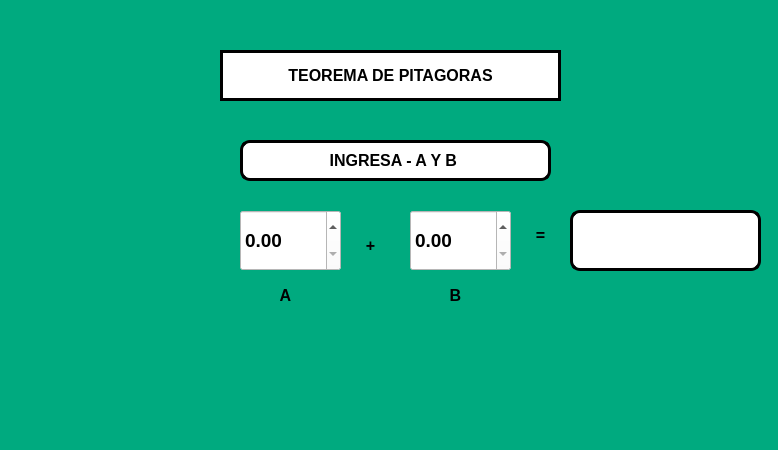
<?xml version="1.0" encoding="UTF-8"?>
<ui version="4.0">
 <class>MainWindow</class>
 <widget class="QMainWindow" name="MainWindow">
  <property name="geometry">
   <rect>
    <x>0</x>
    <y>0</y>
    <width>778</width>
    <height>450</height>
   </rect>
  </property>
  <property name="windowTitle">
   <string>MainWindow</string>
  </property>
  <property name="styleSheet">
   <string notr="true">background-color: rgb(0, 170, 127);</string>
  </property>
  <widget class="QWidget" name="centralwidget">
   <widget class="QLabel" name="label">
    <property name="geometry">
     <rect>
      <x>220</x>
      <y>50</y>
      <width>341</width>
      <height>51</height>
     </rect>
    </property>
    <property name="font">
     <font>
      <pointsize>12</pointsize>
      <weight>75</weight>
      <bold>true</bold>
     </font>
    </property>
    <property name="styleSheet">
     <string notr="true">background-color: rgb(255, 255, 255);
border: 3px solid black</string>
    </property>
    <property name="text">
     <string>TEOREMA DE PITAGORAS</string>
    </property>
    <property name="alignment">
     <set>Qt::AlignCenter</set>
    </property>
   </widget>
   <widget class="QLabel" name="label_2">
    <property name="geometry">
     <rect>
      <x>240</x>
      <y>140</y>
      <width>311</width>
      <height>41</height>
     </rect>
    </property>
    <property name="font">
     <font>
      <pointsize>12</pointsize>
      <weight>75</weight>
      <bold>true</bold>
     </font>
    </property>
    <property name="styleSheet">
     <string notr="true">background-color: rgb(255, 255, 255);
border-radius: 10px;
border: 3px solid black
</string>
    </property>
    <property name="text">
     <string>INGRESA - A Y B </string>
    </property>
    <property name="alignment">
     <set>Qt::AlignCenter</set>
    </property>
   </widget>
   <widget class="QLabel" name="label_3">
    <property name="geometry">
     <rect>
      <x>570</x>
      <y>210</y>
      <width>191</width>
      <height>61</height>
     </rect>
    </property>
    <property name="font">
     <font>
      <pointsize>10</pointsize>
      <weight>75</weight>
      <bold>true</bold>
     </font>
    </property>
    <property name="styleSheet">
     <string notr="true">background-color: rgb(255, 255, 255);
border-radius: 10px;
border: 3px solid black
</string>
    </property>
    <property name="text">
     <string/>
    </property>
    <property name="alignment">
     <set>Qt::AlignCenter</set>
    </property>
   </widget>
   <widget class="QDoubleSpinBox" name="spin_A">
    <property name="geometry">
     <rect>
      <x>240</x>
      <y>210</y>
      <width>101</width>
      <height>61</height>
     </rect>
    </property>
    <property name="font">
     <font>
      <pointsize>14</pointsize>
      <weight>75</weight>
      <bold>true</bold>
     </font>
    </property>
    <property name="styleSheet">
     <string notr="true">background-color: rgb(255, 255, 255);</string>
    </property>
   </widget>
   <widget class="QLabel" name="label_4">
    <property name="geometry">
     <rect>
      <x>250</x>
      <y>280</y>
      <width>71</width>
      <height>31</height>
     </rect>
    </property>
    <property name="font">
     <font>
      <pointsize>12</pointsize>
      <weight>75</weight>
      <bold>true</bold>
     </font>
    </property>
    <property name="text">
     <string>A</string>
    </property>
    <property name="alignment">
     <set>Qt::AlignCenter</set>
    </property>
   </widget>
   <widget class="QLabel" name="label_5">
    <property name="geometry">
     <rect>
      <x>350</x>
      <y>230</y>
      <width>41</width>
      <height>31</height>
     </rect>
    </property>
    <property name="font">
     <font>
      <pointsize>12</pointsize>
      <weight>75</weight>
      <bold>true</bold>
     </font>
    </property>
    <property name="text">
     <string>+</string>
    </property>
    <property name="alignment">
     <set>Qt::AlignCenter</set>
    </property>
   </widget>
   <widget class="QDoubleSpinBox" name="spin_B">
    <property name="geometry">
     <rect>
      <x>410</x>
      <y>210</y>
      <width>101</width>
      <height>61</height>
     </rect>
    </property>
    <property name="font">
     <font>
      <pointsize>14</pointsize>
      <weight>75</weight>
      <bold>true</bold>
     </font>
    </property>
    <property name="styleSheet">
     <string notr="true">background-color: rgb(255, 255, 255);</string>
    </property>
   </widget>
   <widget class="QLabel" name="label_6">
    <property name="geometry">
     <rect>
      <x>420</x>
      <y>280</y>
      <width>71</width>
      <height>31</height>
     </rect>
    </property>
    <property name="font">
     <font>
      <pointsize>12</pointsize>
      <weight>75</weight>
      <bold>true</bold>
     </font>
    </property>
    <property name="text">
     <string>B</string>
    </property>
    <property name="alignment">
     <set>Qt::AlignCenter</set>
    </property>
   </widget>
   <widget class="QLabel" name="label_7">
    <property name="geometry">
     <rect>
      <x>520</x>
      <y>220</y>
      <width>41</width>
      <height>31</height>
     </rect>
    </property>
    <property name="font">
     <font>
      <pointsize>12</pointsize>
      <weight>75</weight>
      <bold>true</bold>
     </font>
    </property>
    <property name="text">
     <string>=</string>
    </property>
    <property name="alignment">
     <set>Qt::AlignCenter</set>
    </property>
   </widget>
   <widget class="QLabel" name="label_8">
    <property name="geometry">
     <rect>
      <x>20</x>
      <y>10</y>
      <width>151</width>
      <height>111</height>
     </rect>
    </property>
    <property name="styleSheet">
     <string notr="true"/>
    </property>
    <property name="text">
     <string/>
    </property>
    <property name="pixmap">
     <pixmap resource="../../Archivos/Recursos.qrc">:/Fotos/logofacultad.jpg</pixmap>
    </property>
    <property name="scaledContents">
     <bool>true</bool>
    </property>
   </widget>
   <widget class="QLabel" name="label_9">
    <property name="geometry">
     <rect>
      <x>600</x>
      <y>10</y>
      <width>161</width>
      <height>111</height>
     </rect>
    </property>
    <property name="styleSheet">
     <string notr="true"/>
    </property>
    <property name="text">
     <string/>
    </property>
    <property name="pixmap">
     <pixmap resource="../../Archivos/Recursos.qrc">:/Fotos/logoUAT.jpg</pixmap>
    </property>
    <property name="scaledContents">
     <bool>true</bool>
    </property>
   </widget>
   <widget class="QLabel" name="label_10">
    <property name="geometry">
     <rect>
      <x>600</x>
      <y>280</y>
      <width>161</width>
      <height>121</height>
     </rect>
    </property>
    <property name="styleSheet">
     <string notr="true"/>
    </property>
    <property name="text">
     <string/>
    </property>
    <property name="pixmap">
     <pixmap resource="../../Archivos/Recursos.qrc">:/Fotos/kirby buchon.jpg</pixmap>
    </property>
    <property name="scaledContents">
     <bool>true</bool>
    </property>
   </widget>
  </widget>
  <widget class="QMenuBar" name="menubar">
   <property name="geometry">
    <rect>
     <x>0</x>
     <y>0</y>
     <width>778</width>
     <height>26</height>
    </rect>
   </property>
  </widget>
  <widget class="QStatusBar" name="statusbar"/>
 </widget>
 <resources>
  <include location="../../Archivos/Recursos.qrc"/>
 </resources>
 <connections/>
</ui>
